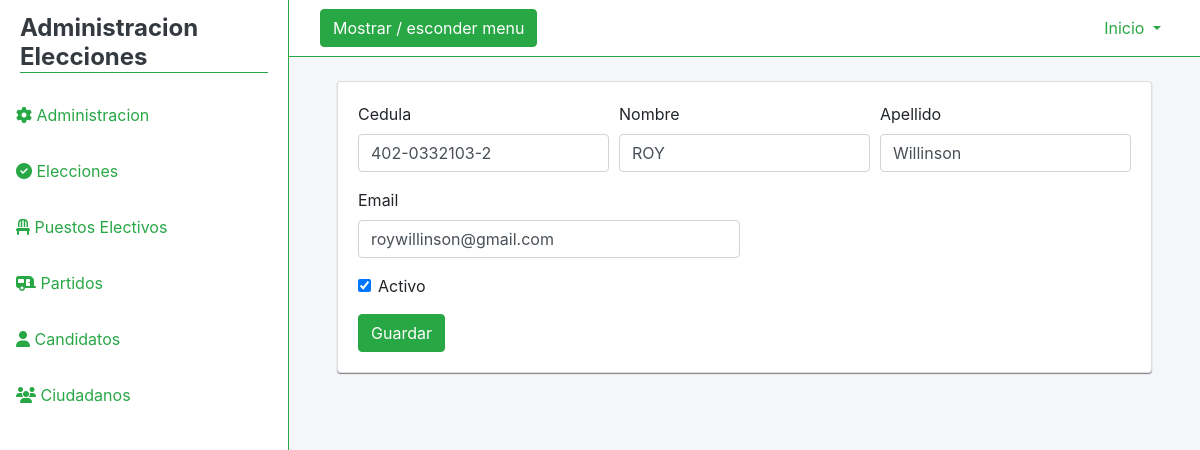
The app's page /ciudadanos/vistas/editCiudadano.php?id=402-0332103-2 (signed in) with its own data.
### tables this page shows
CREATE TABLE `ciudadanos` (
  `Cedula` varchar(45) NOT NULL,
  `Nombre` varchar(45) DEFAULT NULL,
  `Apellido` varchar(45) DEFAULT NULL,
  `Email` varchar(45) DEFAULT NULL,
  `Estado` varchar(45) DEFAULT NULL
);

### ciudadanos/servicios/CiudadanoServiceDataBase.php (called while the page is built, shortened)
<?php
class CiudadanoServiceDatabase
{
    private $context;
    public function __construct()
    {
        $this->context = new Conexion();
    }
    public function GetById($id)
    {
        $db = $this->context->conectar();
        $ciudadano = new Ciudadano();
        $stmt = $db->prepare('SELECT * FROM ciudadanos WHERE Cedula = ?');
        $stmt->bind_param('s', $id);
        $stmt->execute();
        $result = $stmt->get_result();
        if ($result->num_rows === 0) {
            return null;
        } else {
            while ($row = $result->fetch_object()) {
                $ciudadano->InicializarDatos($row->Cedula, $row->Nombre, $row->Apellido, $row->Email, $row->Estado);
            }
        }
        return $ciudadano;
    }
}

### ciudadanos/servicios/ciudadano.php (called while the page is built, shortened)
<?php
class Ciudadano
{
    public function InicializarDatos($Cedula, $Nombre, $Apellido, $Email, $Estado)
    {
        $this->Cedula = $Cedula;
        $this->Nombre = $Nombre;
        $this->Apellido = $Apellido;
        $this->Email = $Email;
    }
}

### ciudadanos/vistas/editCiudadano.php (the view, shortened to what this page needs)
<?php
require_once '../servicios/CiudadanoServiceDatabase.php';
require_once '../servicios/ciudadano.php';
$ciudadano = new CiudadanoServiceDatabase();
$id = $_GET['id'];
$lista = $ciudadano->GetById($id);
?>
<!DOCTYPE html>
<html lang="es">
<head>
    <link rel="stylesheet" href="../../assets/css/admin.css" type="text/css">
    <link rel="stylesheet" href="https://stackpath.bootstrapcdn.com/bootstrap/4.5.0/css/bootstrap.min.css">
</head>
<body>
<div class="d-flex" id="content-wrapper">
    <div id="sidebar-container" class="bg-white border-right border-success">
      <div class="logo">
        <h4 class="font-weight-bold mb-0 text-dark border-bottom border-success">Administracion Elecciones</h4>
      </div>
      <div class="menu list-group-flush">
      <a href="../../admin/menuAdmin.php" class="list-group-item list-group-item-action text-success bg-white p-3 border-0"><i class="fas fa-cog"></i> Administracion</a>
        <a href="../../elecciones/vistas/addElecciones.php" class="list-group-item list-group-item-action text-success bg-white p-3 border-0"><i class="fas fa-check-circle"></i> Elecciones</a>
        <a href="../../puestosElectivos/vistas/addPuestoElectivo.php" class="list-group-item list-group-item-action text-success bg-white p-3 border-0"><i class="fas fa-chair"></i> Puestos Electivos</a>
        <a href="../../partidos/vistas/addPartido.php" class="list-group-item list-group-item-action text-success bg-white p-3 border-0"><i class="fas fa-caravan"></i> Partidos</a>
         <a href="../../candidatos/vistas/addCandidato.php" class="list-group-item list-group-item-action text-success bg-white p-3 border-0"><i class="fas fa-user"></i> Candidatos</a>
        <a href="../../ciudadanos/vistas/addCiudadano.php" class="list-group-item list-group-item-action text-success bg-white p-3 border-0"> <i class="fas fa-users"></i> Ciudadanos</a>
      </div>
    </div>
    <div id="page-content-wrapper" class="w-100 bg-light-blue">
      <nav class="navbar navbar-expand-lg navbar-light bg-white border-bottom border-success">
        <div class="container">
          <button class="btn btn-success text-white" id="menu-toggle">Mostrar / esconder menu</button>
          <div class="collapse navbar-collapse" id="navbarSupportedContent">
            <ul class="navbar-nav ml-auto mt-2 mt-lg-0">
              <li class="nav-item dropdown">
                <a class="nav-link text-success dropdown-toggle" href="#" id="navbarDropdown" role="button"
                  data-toggle="dropdown" aria-haspopup="true" aria-expanded="false">
                 Inicio
                </a>
              </li>
            </ul>
          </div>
        </div>
      </nav>
      <div class="container-fluid pl-5 pt-4 pr-5">
                    <div class="">
                    <div class="card card-elec">
  <div class="card-body">
<form method="POST" action="../servicios/edit.php?id=<?php echo $id; ?>" enctype="multipart/form-data">
  <div class="form-row">
    <div class="form-group col-md-4">
      <label for="cedula">Cedula</label>
      <input type="text" class="form-control" id="cedula" name="cedula" required value="<?php echo $lista->Cedula; ?>">
    </div>
    <div class="form-group col-md-4">
      <label for="nombre">Nombre</label>
      <input type="text" class="form-control" id="nombre" name="nombre" required  value="<?php echo $lista->Nombre; ?>">
    </div>
     <div class="form-group col-md-4">
      <label for="apellido">Apellido</label>
      <input type="text" class="form-control" id="apellido" name="apellido" required value="<?php echo $lista->Apellido; ?>">
    </div>
  </div>
  <div class="form-row">
      <div class="form-group col-md-6">
      <label for="email">Email</label>
      <input type="email" class="form-control" id="email" name="email" required value="<?php echo $lista->Email; ?>">
  </div>
  </div>
  <div class="form-group">
    <div class="form-check">
      <input class="form-check-input" type="checkbox" id="gridCheck" checked name="activo">
      <label class="form-check-label" for="gridCheck" >
        Activo
      </label>
    </div>
  </div>
  <button type="submit" class="btn btn-success">Guardar</button>
</form>
  </div>
</div>
                  </div>
</div>
</body>
</html>

### assets/css/admin.css (style rules this page uses)
:root { --light-blue: #F5F6FA; }
body { overflow: hidden; font-family: 'Muli', sans-serif; width: 100%; overflow-y: scroll; }
.bg-light-blue { background-color: var(--light-blue) !important; }
#sidebar-container { min-height: 100vh; margin-left: -18rem; -webkit-box-shadow: 5px 0px 5px 0px rgba(0,0,0,0.1); -moz-box-shadow: 5px 0px 5px 0px rgba(0,0,0,0.1); box-shadow: 5px 0px 5px 0px rgba(0,0,0,0.1); -webkit-transition: margin .25s ease-out; -moz-transition: margin .25s ease-out; -o-transition: margin .25s ease-out; transition: margin .25s ease-out; }
#sidebar-container .logo { padding: 0.875rem 1.25rem; }
#sidebar-container .menu { width: 18rem; }
.card-elec { box-shadow: 0 1px 1px gray, 0 1px 1px rgba(0, 123, 255, .1); }
@media (min-width: 768px) { #sidebar-container { margin-left: 0; } }

### records on screen
ciudadanos: cedula "402-0332103-2", nombre "ROY", apellido "Willinson", email "roywillinson@gmail.com"
